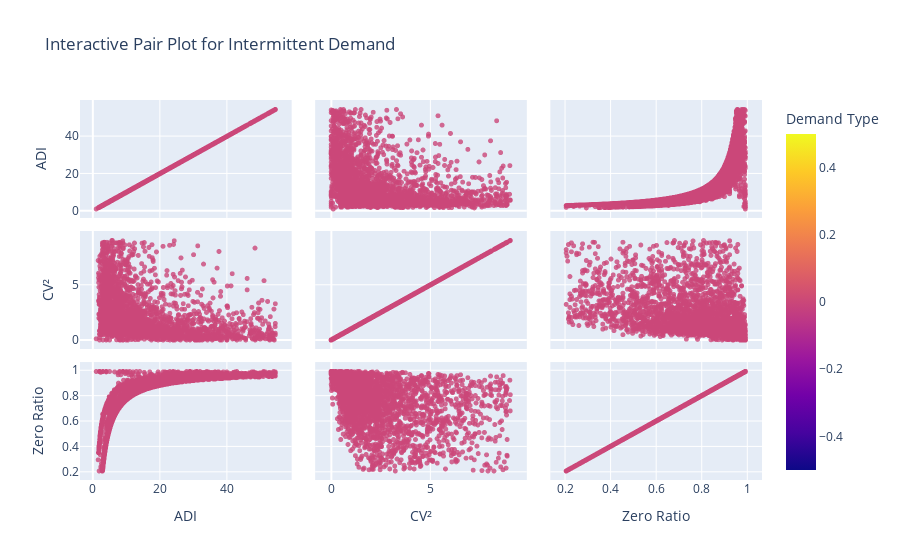

The cell this chart's notebook holds for it:
### Code cell
fig = px.scatter_matrix(
    df_filtered,
    # Liệt kê các cột muốn so sánh cặp
    dimensions=["ADI", "cv2", "zero_ratio"],
    color="demand_type_dbscan",
    title="Interactive Pair Plot for Intermittent Demand",
    labels={
        "ADI": "ADI",
        "cv2": "CV²",
        "zero_ratio": "Zero Ratio",
        "demand_type_dbscan": "Demand Type",
    },
)

# Tinh chỉnh marker như yêu cầu cũ
fig.update_traces(marker=dict(size=5, opacity=0.8))
fig.update_layout(legend_title_text="Demand Type")
print(name_mapping)
fig.show()

### Figure 1 — Plotly figure (JSON) as saved in the notebook; plotly's stock layout.template omitted (floating-point values rounded to 4 significant figures; data arrays with more than 128 entries replaced by an {"elided": "..."} marker saying what was removed)
{"data": [{"dimensions": [{"axis": {"matches": true}, "label": "ADI", "values": {"elided": "3008 float values"}}, {"axis": {"matches": true}, "label": "CV²", "values": {"elided": "3008 float values"}}, {"axis": {"matches": true}, "label": "Zero Ratio", "values": {"elided": "3008 float values"}}], "hovertemplate": "%{xaxis.title.text}=%{x}<br>%{yaxis.title.text}=%{y}<br>Demand Type=%{marker.color}<extra></extra>", "legendgroup": "", "marker": {"color": {"elided": "3008 int values"}, "coloraxis": "coloraxis", "opacity": 0.8, "size": 5, "symbol": "circle"}, "name": "", "showlegend": false, "type": "splom"}], "layout": {"coloraxis": {"colorbar": {"title": {"text": "Demand Type"}}, "colorscale": [[0, "#0d0887"], [0.1111, "#46039f"], [0.2222, "#7201a8"], [0.3333, "#9c179e"], [0.4444, "#bd3786"], [0.5556, "#d8576b"], [0.6667, "#ed7953"], [0.7778, "#fb9f3a"], [0.8889, "#fdca26"], [1, "#f0f921"]]}, "dragmode": "select", "legend": {"title": {"text": "Demand Type"}, "tracegroupgap": 0}, "title": {"text": "Interactive Pair Plot for Intermittent Demand"}}}
